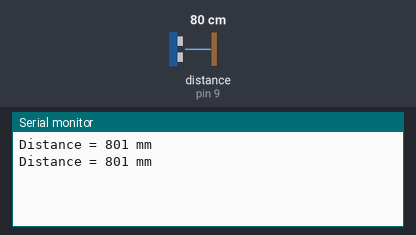
This sketch was run on a simulated Arduino Uno, built with avr-gcc and run on an emulated ATmega328P. Shown: the last lines printed to the serial monitor. Wiring (inferred from the names in the program): ultrasonic range finder: trigger pin 8; echo pin 9. The test bench sets the inputs (shaded band); at power-on: distance to the obstacle (sensor on pin 9) 80 cm. The echo pulse lasts 58.3 µs per cm.

Above: at 1.8 s.
1.9 s: distance to the obstacle (sensor on pin 9) set to 2 cm
At 2.8 s:
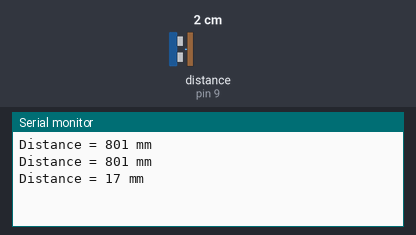
3.4 s: distance to the obstacle (sensor on pin 9) set to 4 cm
At 4.8 s:
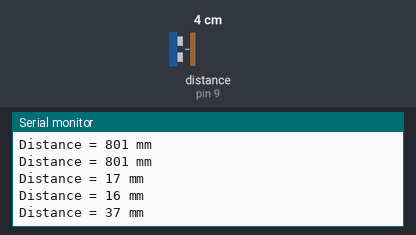
Timing chart, 0 to 6.4 s (numbered marks = the images above; inputs shaded):
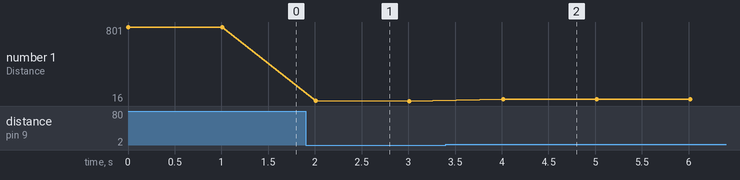

Measured:
- after the input at 1.9 s, the serial monitor: prints a new line after 0.11 s (image 1)
- after the input at 3.4 s, the serial monitor: prints a new line after 0.61 s (image 2)
- plotted number 1: 801 → 16 after the input at 1.9 s, 16 → 37 after the input at 3.4 s

The sketch:

HC-SR04.ino
```cpp
const int Trigger = 8; //Trig 핀 할당
const int Echo = 9; //Echo 핀 할당
long Duration = 0; // Echo 핀으로 들어오는 펄스 시간을 측정하기 위한 전역변수

void setup() {

  pinMode(Trigger, OUTPUT); // Trigger 핀을 output으로 세팅
  pinMode(Echo, INPUT); // Echo 핀을 input으로 세팅
  Serial.begin(9600); // 시리얼 초기화
}

void loop() {

  digitalWrite(Trigger, LOW); // Trigger 핀 Low
  delayMicroseconds(2); // 2us delay 세팅
  digitalWrite(Trigger, HIGH); // Trigger 핀 HIGH
  delayMicroseconds(10); // 10us delay 세팅
  digitalWrite(Trigger, LOW); // Trigger 핀 HIGH

  Duration = pulseIn(Echo, HIGH); // pulseIn 함수를 통해 펄스가 입력될 때까지의 시간을 측정 후 us단위로 리턴

  long Distance_mm = Distance(Duration); // us단위로 리턴 된 값을 통해 Distance 함수를 통해 실제 거리 계산

  // 시러얼 모니터로 출력
  Serial.print("Distance = ");
  Serial.print(Distance_mm);
  Serial.println(" mm");

  delay(1000); // 10초간 delay를 주어 다음 값 측정
}

long Distance(long time)
{
  long DistanceCalc; // Calculation variable
  DistanceCalc = ((time / 2.9) / 2);  // 실제 거리를 mm단위로 계산

  return DistanceCalc; // 계산 된 값 다시 리턴
}
```
